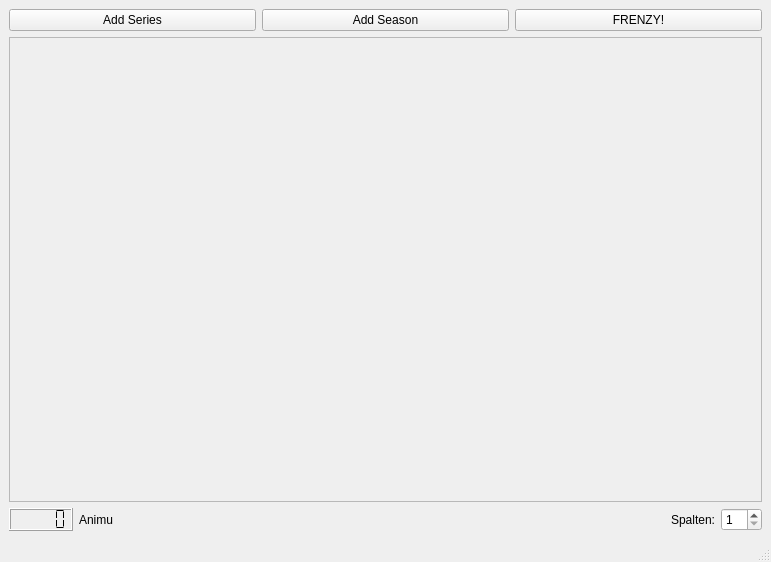
<?xml version="1.0" encoding="UTF-8"?>
<ui version="4.0">
 <class>MainWindow</class>
 <widget class="QMainWindow" name="MainWindow">
  <property name="geometry">
   <rect>
    <x>0</x>
    <y>0</y>
    <width>771</width>
    <height>562</height>
   </rect>
  </property>
  <property name="sizePolicy">
   <sizepolicy hsizetype="Expanding" vsizetype="MinimumExpanding">
    <horstretch>0</horstretch>
    <verstretch>0</verstretch>
   </sizepolicy>
  </property>
  <property name="windowTitle">
   <string>MainWindow</string>
  </property>
  <widget class="QWidget" name="centralwidget">
   <property name="sizePolicy">
    <sizepolicy hsizetype="Expanding" vsizetype="Expanding">
     <horstretch>0</horstretch>
     <verstretch>0</verstretch>
    </sizepolicy>
   </property>
   <layout class="QGridLayout" name="gridLayout">
    <item row="4" column="0">
     <widget class="QScrollArea" name="series_scroll_area">
      <property name="sizePolicy">
       <sizepolicy hsizetype="MinimumExpanding" vsizetype="MinimumExpanding">
        <horstretch>0</horstretch>
        <verstretch>0</verstretch>
       </sizepolicy>
      </property>
      <property name="widgetResizable">
       <bool>true</bool>
      </property>
      <widget class="QWidget" name="scrollAreaWidgetContents">
       <property name="geometry">
        <rect>
         <x>0</x>
         <y>0</y>
         <width>751</width>
         <height>429</height>
        </rect>
       </property>
       <layout class="QGridLayout" name="gridLayout_3">
        <item row="0" column="1">
         <layout class="QGridLayout" name="series_area"/>
        </item>
       </layout>
      </widget>
     </widget>
    </item>
    <item row="0" column="0">
     <layout class="QHBoxLayout" name="horizontalLayout">
      <item>
       <widget class="QPushButton" name="add_series_button">
        <property name="text">
         <string>Add Series</string>
        </property>
       </widget>
      </item>
      <item>
       <widget class="QPushButton" name="add_season_button">
        <property name="text">
         <string>Add Season</string>
        </property>
       </widget>
      </item>
      <item>
       <widget class="QPushButton" name="frenzy_button">
        <property name="text">
         <string>FRENZY!</string>
        </property>
       </widget>
      </item>
     </layout>
    </item>
    <item row="5" column="0">
     <layout class="QHBoxLayout" name="horizontalLayout_2">
      <item>
       <widget class="QLCDNumber" name="animu_counter">
        <property name="sizePolicy">
         <sizepolicy hsizetype="Maximum" vsizetype="Minimum">
          <horstretch>0</horstretch>
          <verstretch>0</verstretch>
         </sizepolicy>
        </property>
        <property name="minimumSize">
         <size>
          <width>0</width>
          <height>0</height>
         </size>
        </property>
        <property name="baseSize">
         <size>
          <width>0</width>
          <height>0</height>
         </size>
        </property>
        <property name="font">
         <font>
          <pointsize>10</pointsize>
          <weight>50</weight>
          <bold>false</bold>
         </font>
        </property>
        <property name="autoFillBackground">
         <bool>false</bool>
        </property>
        <property name="frameShape">
         <enum>QFrame::Box</enum>
        </property>
        <property name="smallDecimalPoint">
         <bool>false</bool>
        </property>
        <property name="segmentStyle">
         <enum>QLCDNumber::Flat</enum>
        </property>
       </widget>
      </item>
      <item>
       <widget class="QLabel" name="counter_text_right">
        <property name="sizePolicy">
         <sizepolicy hsizetype="MinimumExpanding" vsizetype="Preferred">
          <horstretch>0</horstretch>
          <verstretch>0</verstretch>
         </sizepolicy>
        </property>
        <property name="text">
         <string>Animu</string>
        </property>
       </widget>
      </item>
      <item>
       <widget class="QLabel" name="label">
        <property name="text">
         <string>Spalten:</string>
        </property>
       </widget>
      </item>
      <item>
       <widget class="QSpinBox" name="column_setting">
        <property name="sizePolicy">
         <sizepolicy hsizetype="Maximum" vsizetype="Fixed">
          <horstretch>0</horstretch>
          <verstretch>0</verstretch>
         </sizepolicy>
        </property>
        <property name="minimum">
         <number>1</number>
        </property>
       </widget>
      </item>
     </layout>
    </item>
   </layout>
  </widget>
  <widget class="QMenuBar" name="menubar">
   <property name="geometry">
    <rect>
     <x>0</x>
     <y>0</y>
     <width>771</width>
     <height>21</height>
    </rect>
   </property>
  </widget>
  <widget class="QStatusBar" name="statusbar"/>
  <action name="actionAdd">
   <property name="text">
    <string>Add</string>
   </property>
  </action>
 </widget>
 <resources/>
 <connections/>
</ui>
